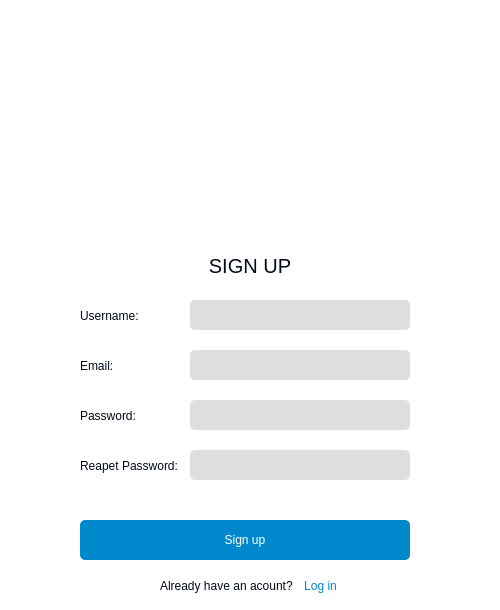
<?xml version="1.0" encoding="UTF-8"?>
<ui version="4.0">
 <class>MainWindow</class>
 <widget class="QMainWindow" name="MainWindow">
  <property name="geometry">
   <rect>
    <x>0</x>
    <y>0</y>
    <width>500</width>
    <height>610</height>
   </rect>
  </property>
  <property name="windowTitle">
   <string>Online Typing</string>
  </property>
  <property name="windowIcon">
   <iconset>
    <normaloff>../img/logo.png</normaloff>../img/logo.png</iconset>
  </property>
  <property name="styleSheet">
   <string notr="true">background-color: #fff; border-radius: 5px;</string>
  </property>
  <widget class="QWidget" name="centralwidget">
   <widget class="QLabel" name="photo">
    <property name="geometry">
     <rect>
      <x>125</x>
      <y>0</y>
      <width>250</width>
      <height>250</height>
     </rect>
    </property>
    <property name="text">
     <string/>
    </property>
    <property name="pixmap">
     <pixmap>../img/typing.png</pixmap>
    </property>
    <property name="scaledContents">
     <bool>true</bool>
    </property>
   </widget>
   <widget class="QPushButton" name="btn_close">
    <property name="geometry">
     <rect>
      <x>460</x>
      <y>10</y>
      <width>30</width>
      <height>30</height>
     </rect>
    </property>
    <property name="cursor">
     <cursorShape>PointingHandCursor</cursorShape>
    </property>
    <property name="styleSheet">
     <string notr="true">background:none;</string>
    </property>
    <property name="text">
     <string/>
    </property>
    <property name="icon">
     <iconset>
      <normaloff>../img/close.png</normaloff>../img/close.png</iconset>
    </property>
    <property name="iconSize">
     <size>
      <width>20</width>
      <height>20</height>
     </size>
    </property>
   </widget>
   <widget class="QPushButton" name="btn_minimze">
    <property name="geometry">
     <rect>
      <x>430</x>
      <y>10</y>
      <width>30</width>
      <height>30</height>
     </rect>
    </property>
    <property name="cursor">
     <cursorShape>PointingHandCursor</cursorShape>
    </property>
    <property name="styleSheet">
     <string notr="true">background:none;</string>
    </property>
    <property name="text">
     <string/>
    </property>
    <property name="icon">
     <iconset>
      <normaloff>../img/minimize.png</normaloff>../img/minimize.png</iconset>
    </property>
    <property name="iconSize">
     <size>
      <width>20</width>
      <height>20</height>
     </size>
    </property>
   </widget>
   <widget class="QPushButton" name="btn_changemood">
    <property name="geometry">
     <rect>
      <x>400</x>
      <y>13</y>
      <width>30</width>
      <height>30</height>
     </rect>
    </property>
    <property name="cursor">
     <cursorShape>PointingHandCursor</cursorShape>
    </property>
    <property name="styleSheet">
     <string notr="true">background:none;</string>
    </property>
    <property name="text">
     <string/>
    </property>
    <property name="icon">
     <iconset>
      <normaloff>../img/change-theme.png</normaloff>../img/change-theme.png</iconset>
    </property>
    <property name="iconSize">
     <size>
      <width>20</width>
      <height>20</height>
     </size>
    </property>
   </widget>
   <widget class="QLabel" name="title">
    <property name="geometry">
     <rect>
      <x>0</x>
      <y>250</y>
      <width>500</width>
      <height>31</height>
     </rect>
    </property>
    <property name="font">
     <font>
      <family>Arial</family>
      <pointsize>15</pointsize>
      <weight>50</weight>
      <bold>false</bold>
     </font>
    </property>
    <property name="styleSheet">
     <string notr="true">color: #010A1A;</string>
    </property>
    <property name="text">
     <string>SIGN UP</string>
    </property>
    <property name="alignment">
     <set>Qt::AlignCenter</set>
    </property>
   </widget>
   <widget class="QLabel" name="usernamelb">
    <property name="geometry">
     <rect>
      <x>80</x>
      <y>300</y>
      <width>100</width>
      <height>31</height>
     </rect>
    </property>
    <property name="font">
     <font>
      <family>Arial</family>
      <pointsize>9</pointsize>
      <weight>50</weight>
      <bold>false</bold>
     </font>
    </property>
    <property name="styleSheet">
     <string notr="true">color: #010A1A;</string>
    </property>
    <property name="text">
     <string>Username:</string>
    </property>
    <property name="alignment">
     <set>Qt::AlignLeading|Qt::AlignLeft|Qt::AlignVCenter</set>
    </property>
   </widget>
   <widget class="QLabel" name="passlb">
    <property name="geometry">
     <rect>
      <x>80</x>
      <y>400</y>
      <width>100</width>
      <height>31</height>
     </rect>
    </property>
    <property name="font">
     <font>
      <family>Arial</family>
      <pointsize>9</pointsize>
      <weight>50</weight>
      <bold>false</bold>
     </font>
    </property>
    <property name="styleSheet">
     <string notr="true">color: #010A1A;</string>
    </property>
    <property name="text">
     <string>Password:</string>
    </property>
    <property name="alignment">
     <set>Qt::AlignLeading|Qt::AlignLeft|Qt::AlignVCenter</set>
    </property>
   </widget>
   <widget class="QLineEdit" name="username_en">
    <property name="geometry">
     <rect>
      <x>190</x>
      <y>300</y>
      <width>220</width>
      <height>30</height>
     </rect>
    </property>
    <property name="font">
     <font>
      <family>Arial</family>
      <pointsize>9</pointsize>
     </font>
    </property>
    <property name="styleSheet">
     <string notr="true">background-color: #DEDEDE;color: #010A1A;</string>
    </property>
   </widget>
   <widget class="QLineEdit" name="password_en">
    <property name="geometry">
     <rect>
      <x>190</x>
      <y>400</y>
      <width>220</width>
      <height>30</height>
     </rect>
    </property>
    <property name="font">
     <font>
      <family>Arial</family>
      <pointsize>9</pointsize>
     </font>
    </property>
    <property name="styleSheet">
     <string notr="true">background-color: #DEDEDE; color: #010A1A;</string>
    </property>
   </widget>
   <widget class="QPushButton" name="btn_signup">
    <property name="geometry">
     <rect>
      <x>80</x>
      <y>520</y>
      <width>330</width>
      <height>40</height>
     </rect>
    </property>
    <property name="font">
     <font>
      <family>Arial</family>
      <pointsize>9</pointsize>
     </font>
    </property>
    <property name="cursor">
     <cursorShape>PointingHandCursor</cursorShape>
    </property>
    <property name="styleSheet">
     <string notr="true">background-color: #0088CC; color: #fff;</string>
    </property>
    <property name="text">
     <string>Sign up</string>
    </property>
   </widget>
   <widget class="QLabel" name="acountlb">
    <property name="geometry">
     <rect>
      <x>160</x>
      <y>570</y>
      <width>141</width>
      <height>31</height>
     </rect>
    </property>
    <property name="font">
     <font>
      <family>Arial</family>
      <pointsize>9</pointsize>
      <weight>50</weight>
      <bold>false</bold>
     </font>
    </property>
    <property name="styleSheet">
     <string notr="true">color: #010A1A;</string>
    </property>
    <property name="text">
     <string>Already have an acount?</string>
    </property>
    <property name="alignment">
     <set>Qt::AlignLeading|Qt::AlignLeft|Qt::AlignVCenter</set>
    </property>
   </widget>
   <widget class="QPushButton" name="btn_login">
    <property name="geometry">
     <rect>
      <x>290</x>
      <y>570</y>
      <width>61</width>
      <height>31</height>
     </rect>
    </property>
    <property name="font">
     <font>
      <underline>false</underline>
      <strikeout>false</strikeout>
     </font>
    </property>
    <property name="cursor">
     <cursorShape>PointingHandCursor</cursorShape>
    </property>
    <property name="styleSheet">
     <string notr="true">QPushButton{
background: none; color: #0088CC;  text-decoration: none;
}
QPushButton:hover{
 text-decoration: underline;
}</string>
    </property>
    <property name="text">
     <string>Log in</string>
    </property>
   </widget>
   <widget class="QLabel" name="repasslb">
    <property name="geometry">
     <rect>
      <x>80</x>
      <y>450</y>
      <width>105</width>
      <height>31</height>
     </rect>
    </property>
    <property name="font">
     <font>
      <family>Arial</family>
      <pointsize>9</pointsize>
      <weight>50</weight>
      <bold>false</bold>
     </font>
    </property>
    <property name="styleSheet">
     <string notr="true">color: #010A1A;</string>
    </property>
    <property name="text">
     <string>Reapet Password:</string>
    </property>
    <property name="alignment">
     <set>Qt::AlignLeading|Qt::AlignLeft|Qt::AlignVCenter</set>
    </property>
   </widget>
   <widget class="QLineEdit" name="repassword_en">
    <property name="geometry">
     <rect>
      <x>190</x>
      <y>450</y>
      <width>220</width>
      <height>30</height>
     </rect>
    </property>
    <property name="font">
     <font>
      <family>Arial</family>
      <pointsize>9</pointsize>
     </font>
    </property>
    <property name="styleSheet">
     <string notr="true">background-color: #DEDEDE; color: #010A1A;</string>
    </property>
   </widget>
   <widget class="QLabel" name="alarmlb">
    <property name="geometry">
     <rect>
      <x>80</x>
      <y>490</y>
      <width>330</width>
      <height>20</height>
     </rect>
    </property>
    <property name="font">
     <font>
      <family>Arial</family>
      <pointsize>9</pointsize>
      <weight>50</weight>
      <bold>false</bold>
     </font>
    </property>
    <property name="styleSheet">
     <string notr="true">color: #d1131f;</string>
    </property>
    <property name="text">
     <string/>
    </property>
    <property name="alignment">
     <set>Qt::AlignCenter</set>
    </property>
   </widget>
   <widget class="QLineEdit" name="email_en">
    <property name="geometry">
     <rect>
      <x>190</x>
      <y>350</y>
      <width>220</width>
      <height>30</height>
     </rect>
    </property>
    <property name="font">
     <font>
      <family>Arial</family>
      <pointsize>9</pointsize>
     </font>
    </property>
    <property name="styleSheet">
     <string notr="true">background-color: #DEDEDE;color: #010A1A;</string>
    </property>
   </widget>
   <widget class="QLabel" name="emaillb">
    <property name="geometry">
     <rect>
      <x>80</x>
      <y>350</y>
      <width>100</width>
      <height>31</height>
     </rect>
    </property>
    <property name="font">
     <font>
      <family>Arial</family>
      <pointsize>9</pointsize>
      <weight>50</weight>
      <bold>false</bold>
     </font>
    </property>
    <property name="styleSheet">
     <string notr="true">color: #010A1A;</string>
    </property>
    <property name="text">
     <string>Email:</string>
    </property>
    <property name="alignment">
     <set>Qt::AlignLeading|Qt::AlignLeft|Qt::AlignVCenter</set>
    </property>
   </widget>
  </widget>
 </widget>
 <resources/>
 <connections>
  <connection>
   <sender>btn_close</sender>
   <signal>clicked()</signal>
   <receiver>MainWindow</receiver>
   <slot>close()</slot>
   <hints>
    <hint type="sourcelabel">
     <x>474</x>
     <y>24</y>
    </hint>
    <hint type="destinationlabel">
     <x>249</x>
     <y>249</y>
    </hint>
   </hints>
  </connection>
  <connection>
   <sender>btn_minimze</sender>
   <signal>clicked()</signal>
   <receiver>MainWindow</receiver>
   <slot>showMinimized()</slot>
   <hints>
    <hint type="sourcelabel">
     <x>444</x>
     <y>24</y>
    </hint>
    <hint type="destinationlabel">
     <x>249</x>
     <y>249</y>
    </hint>
   </hints>
  </connection>
 </connections>
</ui>
